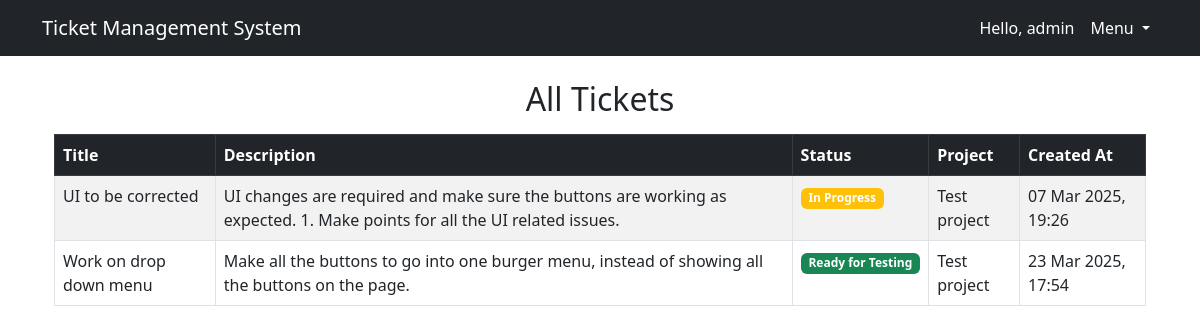
The app's page / (signed in), older data.
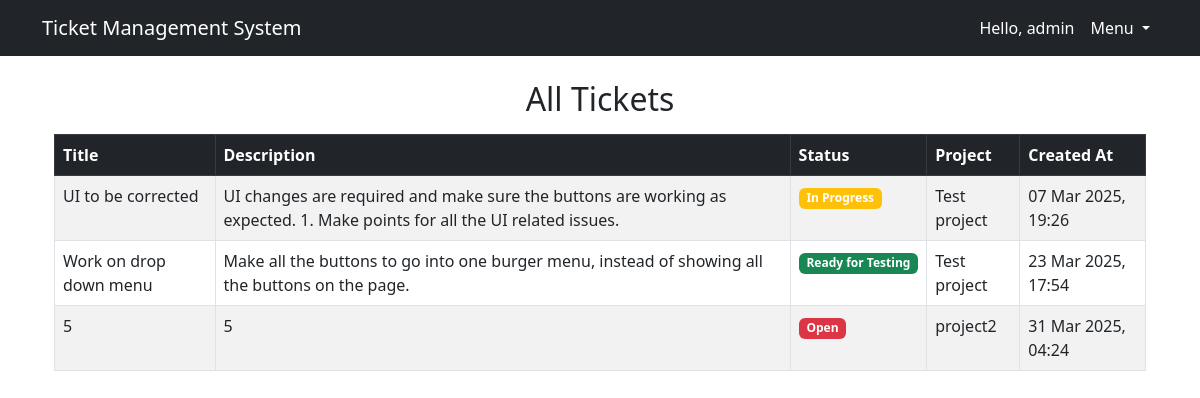
The same page, newer data.
### tracker/models.py (models this page shows, shortened)
class Bug(models.Model):
    STATUS_CHOICES = [
        ('Open', 'Open'),
        ('In Progress', 'In Progress'),
        ('Ready for Testing', 'Ready for Testing'),
        ('Reopened', 'Reopened'),
        ('Moved to UAT', 'Moved to UAT'),
        ('Moved to Production', 'Moved to Production'),
        ('Resolved', 'Resolved'),
        ('Closed', 'Closed'),
    ]
    title = models.CharField(max_length=200)
    description = models.TextField()
    status = models.CharField(max_length=20, choices=STATUS_CHOICES, default='Open')
    created_at = models.DateTimeField(auto_now_add=True)
    assigned_to = models.ForeignKey(User, on_delete=models.SET_NULL, null=True, blank=True, related_name='assigned_to')
    modified_at = models.DateTimeField(auto_now=True)
    modified_by = models.ForeignKey(User, on_delete=models.SET_NULL, null=True, blank=True, related_name='modified_by')
    created_by = models.ForeignKey(User, on_delete=models.SET_NULL, null=True, blank=True, related_name='created_by')
    project = models.ForeignKey(Project, on_delete=models.CASCADE)

class Project(models.Model):
    name = models.CharField(max_length=200)
    description = models.TextField()
    created_at = models.DateTimeField(auto_now_add=True)

### tracker/views.py (the view)
# urls.py: path('', views.home, name='home'),
@login_required
def home(request):
    if request.user.is_superuser:
        user_bugs = Bug.objects.all()
    else:
        user_bugs = Bug.objects.filter(assigned_to=request.user)
    return render(request, 'tracker/home.html', {'bugs': user_bugs})

### tracker/templates/tracker/home.html
{% extends 'tracker/base.html' %}
{% block content %}
<div class="container mt-4">
    {% if request.user.is_superuser %}
        <h2 class="text-center">All Tickets</h2>
    {% else %}
        <h2 class="text-center">Your Assigned Tickets</h2>
    {% endif %}
    {% if bugs %}
        <table class="table table-striped table-bordered mt-3">
            <thead class="table-dark">
                <tr>
                    <th>Title</th>
                    <th>Description</th>
                    <th>Status</th>
                    <th>Project</th>
                    <th>Created At</th>
                </tr>
            </thead>
            <tbody>
                {% for bug in bugs %}
                <tr>
                    <td>{{ bug.title }}</td>
                    <td>{{ bug.description }}</td>
                    <td><span class="badge bg-{% if bug.status == 'Open' %}danger{% elif bug.status == 'In Progress' %}warning{% else %}success{% endif %}">
                        {{ bug.status }}</span></td>
                    <td>{{ bug.project.name }}</td>
                    <td>{{ bug.created_at|date:"d M Y, H:i" }}</td>
                </tr>
                {% endfor %}
            </tbody>
        </table>
    {% else %}
        <p class="text-center text-muted">No bugs assigned to you yet.</p>
    {% endif %}
</div>
{% endblock %}

Row changes from the older to the newer data that the page shows:
added Bug: title "5", description "5", status "Open", project.name "project2", created_at "31 Mar 2025, 04:24"
